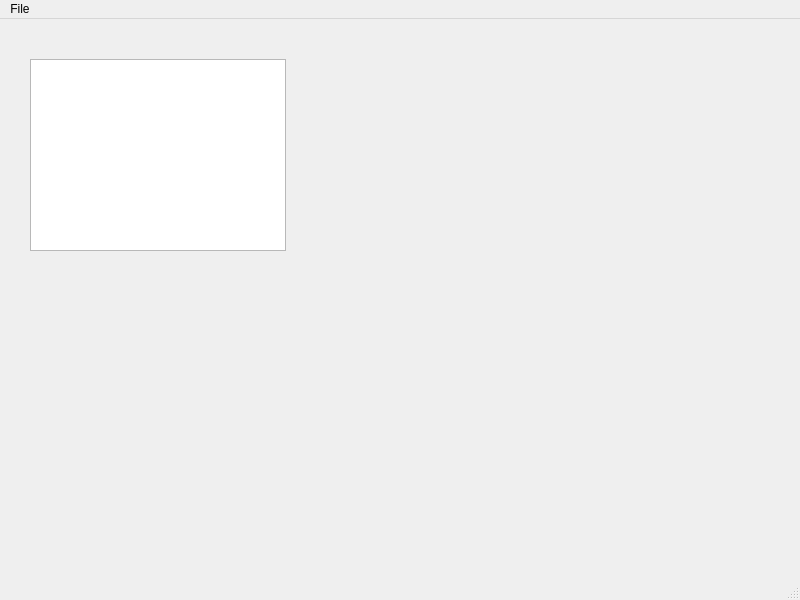
<?xml version="1.0" encoding="UTF-8"?>
<ui version="4.0">
 <class>MainWindow</class>
 <widget class="QMainWindow" name="MainWindow">
  <property name="geometry">
   <rect>
    <x>0</x>
    <y>0</y>
    <width>800</width>
    <height>600</height>
   </rect>
  </property>
  <property name="windowTitle">
   <string>MainWindow</string>
  </property>
  <widget class="QWidget" name="centralwidget">
   <widget class="QTextBrowser" name="textBrowser">
    <property name="geometry">
     <rect>
      <x>30</x>
      <y>40</y>
      <width>256</width>
      <height>192</height>
     </rect>
    </property>
   </widget>
  </widget>
  <widget class="QMenuBar" name="menuBar">
   <property name="geometry">
    <rect>
     <x>0</x>
     <y>0</y>
     <width>800</width>
     <height>21</height>
    </rect>
   </property>
   <widget class="QMenu" name="menuFile">
    <property name="title">
     <string>File</string>
    </property>
    <addaction name="actionOpen"/>
   </widget>
   <addaction name="menuFile"/>
  </widget>
  <widget class="QStatusBar" name="statusbar"/>
  <action name="actionOpen">
   <property name="text">
    <string>Open</string>
   </property>
  </action>
 </widget>
 <resources/>
 <connections/>
</ui>
